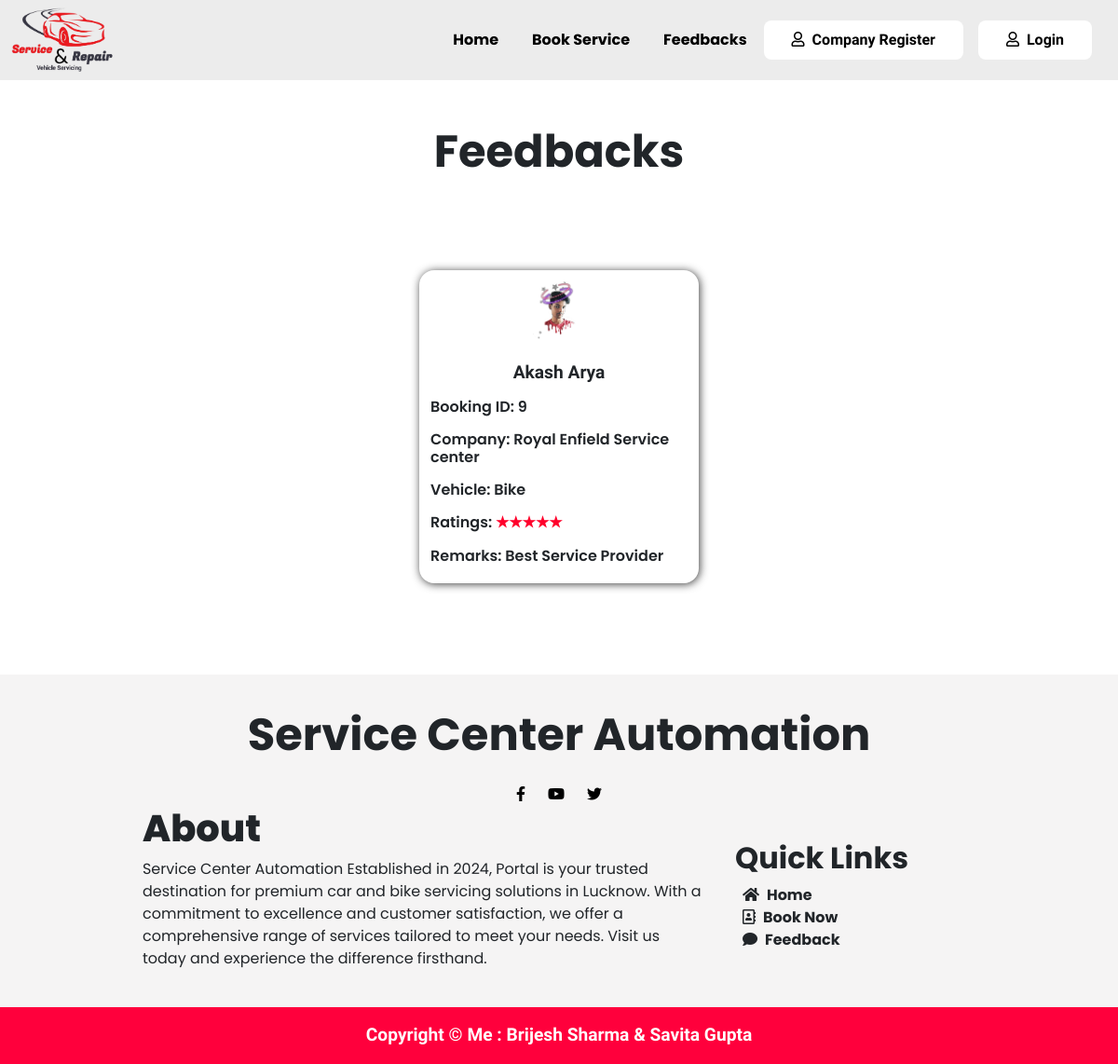
The app's page /feedbacks/, older data.
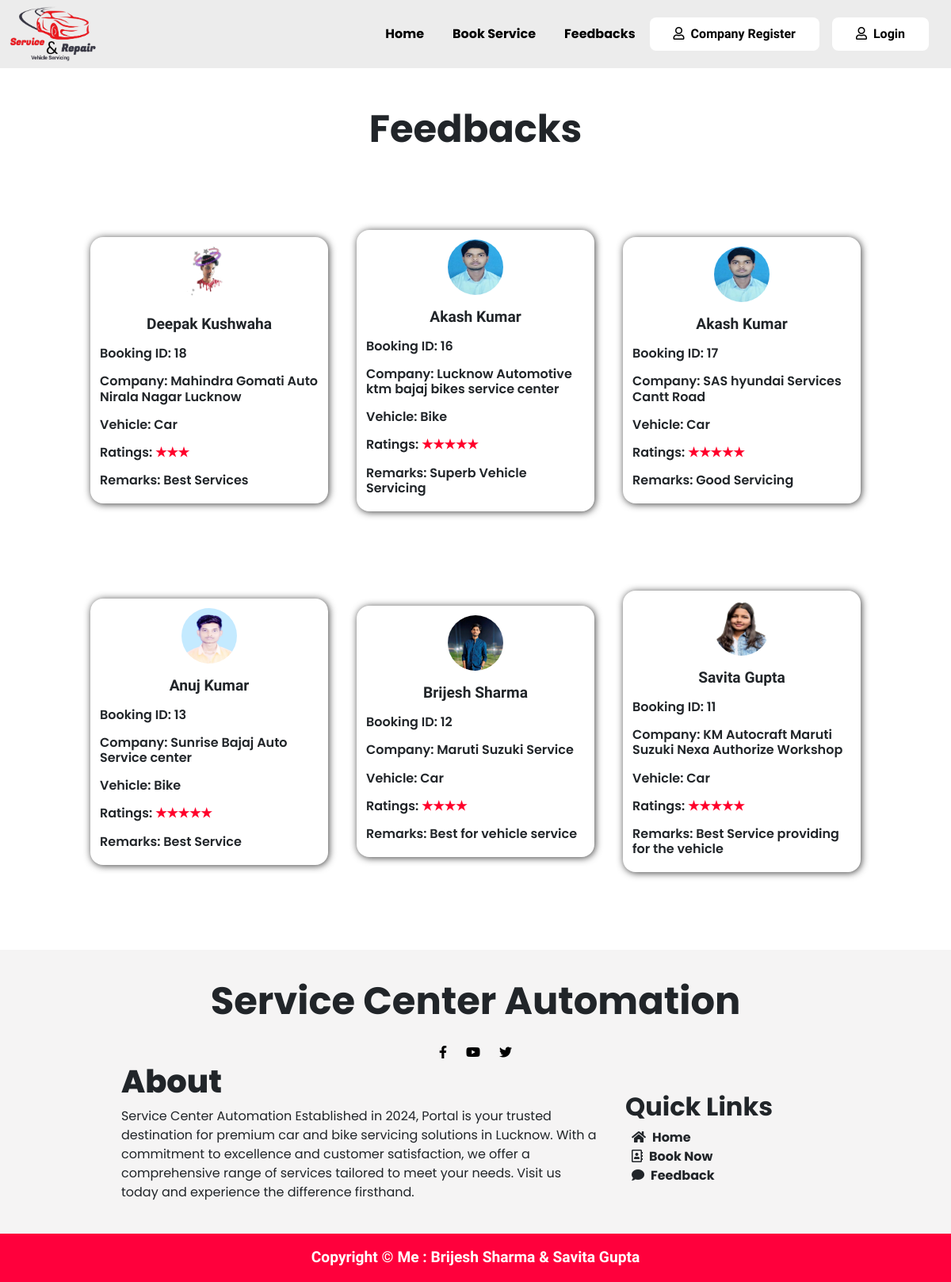
The same page, newer data.
### sca_app/models.py (models this page shows)
class Feedback(models.Model):
    booking = models.ForeignKey(Booking, on_delete=models.DO_NOTHING)
    rating = models.CharField(max_length=10, default="★★★★★")
    remark = models.TextField()
    created = models.DateTimeField(auto_now=True)
    class Meta:
        ordering = ['-created']

class Booking(models.Model):
    user = models.ForeignKey(User, on_delete=models.DO_NOTHING)
    company = models.ForeignKey(Company, on_delete=models.DO_NOTHING)
    vehicle_img = models.FileField(max_length=100, upload_to='Vehicles/', default="")
    vehicle_company = models.CharField(max_length=100, default="")
    vehicle_name = models.CharField(max_length=100, default="")
    vehicle_number = models.CharField(max_length=100, default="", unique=True)
    created = models.DateTimeField(auto_now=True)
    class Meta:
        ordering = ['-created']

class User(models.Model):
    phone = models.CharField(max_length=13, primary_key=True)
    password = models.CharField(max_length=32)
    name = models.CharField(max_length=50)
    pic = models.FileField(max_length=100, upload_to='Userpics/')
    email = models.CharField(max_length=50)
    address = models.TextField()

class Company(models.Model):
    CHOICES = (
        ('Car', 'Car'),
        ('Bike', 'Bike'),
    )
    status = models.BooleanField(default=False)
    name = models.CharField(max_length=50)
    email = models.CharField(max_length=50)
    phone = models.CharField(max_length=50)
    pic = models.FileField(max_length=100, upload_to='Companies/')
    rating = models.CharField(max_length=10, default="★★★★★")
    description = models.TextField(null=True)
    idcard = models.FileField(max_length=100, upload_to="IDCARDS/", default="")
    location = models.TextField(default="BBD University, Lucknow")
    type_of_vehicle = models.CharField(max_length=50, choices=CHOICES)

### sca_app/views.py (the view)
# urls.py: path('feedbacks/', feedbacks, name = 'feedbacks'),
def feedbacks(request):
    obj = Feedback.objects.all()
    return render(request, 'html/feedbacks.html', {'feedback':obj})

### sca_app/templates/html/feedbacks.html
{%extends 'html/main.html'%}
{%block content%}
<h2 class="text-center my-5" style="font-size: 3rem; font-weight: 700   ;">Feedbacks</h2>
<div class="dc mb-5">
    {%for f in feedback%}
<div class="cards" style=" width: 300px; padding: 1vw;">
    <img class="d-block mx-auto" src="{{f.booking.user.pic.url}}" style="border-radius: 50%; height: 70px; width: 70px;" alt="">
    <h3 class="mt-3 text-center">{{f.booking.user.name}}</h3>
    <h4 class="mt-3">Booking ID: {{f.booking.id}}</h4>
    <h4 class="mt-3">Company: {{f.booking.company.name}}</h4>
    <h4 class="mt-3">Vehicle: {{f.booking.company.type_of_vehicle}}</h4>
    <h4 class="mt-3">Ratings: <span style="color: rgb(255, 0, 43);">{{f.rating}}</span></h4>
    <h4 class="mt-3">Remarks: {{f.remark}}</h4>
</div>
    {%endfor%}
</div>
{%endblock%}

Row changes from the older to the newer data that the page shows:
removed Feedback: booking.user.pic (picture), booking.user.name "Akash Arya", booking.id "9", booking.company.name "Royal Enfield Service center", booking.company.type_of_vehicle "Bike", rating "★★★★★", remark "Best Service Provider"
added Feedback: booking.user.pic (picture), booking.user.name "Deepak Kushwaha", booking.id "18", booking.company.name "Mahindra Gomati Auto Nirala Nagar Lucknow", booking.company.type_of_vehicle "Car", rating "★★★", remark "Best Services"
added Feedback: booking.user.pic (picture), booking.user.name "Akash Kumar", booking.id "16", booking.company.name "Lucknow Automotive ktm bajaj bikes service center", booking.company.type_of_vehicle "Bike", rating "★★★★★", remark "Superb Vehicle Servicing"
added Feedback: booking.user.pic (picture), booking.user.name "Akash Kumar", booking.id "17", booking.company.name "SAS hyundai Services Cantt Road", booking.company.type_of_vehicle "Car", rating "★★★★★", remark "Good Servicing"
added Feedback: booking.user.pic (picture), booking.user.name "Anuj Kumar", booking.id "13", booking.company.name "Sunrise Bajaj Auto Service center", booking.company.type_of_vehicle "Bike", rating "★★★★★", remark "Best Service"
added Feedback: booking.user.pic (picture), booking.user.name "Brijesh Sharma", booking.id "12", booking.company.name "Maruti Suzuki Service", booking.company.type_of_vehicle "Car", rating "★★★★", remark "Best for vehicle service"
added Feedback: booking.user.pic (picture), booking.user.name "Savita Gupta", booking.id "11", booking.company.name "KM Autocraft Maruti Suzuki Nexa Authorize Workshop", booking.company.type_of_vehicle "Car", rating "★★★★★", remark "Best Service providing for the vehicle"
